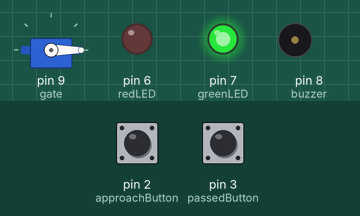
The sketch below on a simulated Arduino Uno, built with avr-gcc and run on an emulated ATmega328P. Shown: servo, output pins drawn as LEDs (lit = HIGH), buzzer (waves = sounding, pin HIGH). Inputs (shaded band) come from the test bench; at power-on: pin 2 (approachButton) HIGH, pin 3 (passedButton) HIGH.

Above: at 1.2 s.
1.3 s: pin 2 (approachButton) pulled LOW for 0.15 s
At 2.3 s:
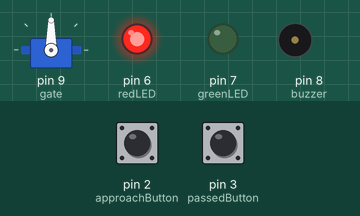
3.3 s: pin 3 (passedButton) pulled LOW for 0.15 s
At 4.5 s:
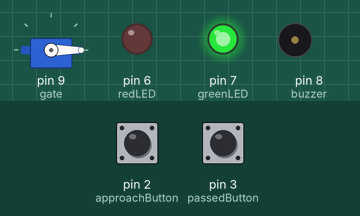
4.9 s: pin 2 (approachButton) pulled LOW for 1 s
At 5.3 s:
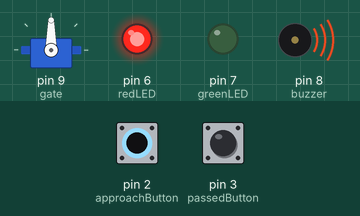
Timing chart, 0 to 7.9 s (numbered marks = the images above; inputs shaded):
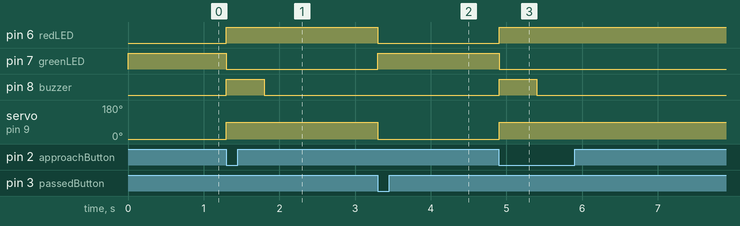

Measured:
- after the input at 1.3 s, pin 6 (redLED): LOW → HIGH at once; pin 7 (greenLED): HIGH → LOW at once; pin 8 (buzzer): LOW → HIGH at once, → LOW 0.50 s later; servo on pin 9 (gate): 0° → 90° at once
- after the input at 3.3 s, pin 6 (redLED): HIGH → LOW at once; pin 7 (greenLED): LOW → HIGH at once; servo on pin 9 (gate): 90° → 0° at once
- after the input at 4.9 s, pin 6 (redLED): LOW → HIGH at once; pin 7 (greenLED): HIGH → LOW at once; pin 8 (buzzer): LOW → HIGH at once, → LOW 0.50 s later; servo on pin 9 (gate): 0° → 90° at once

The sketch:

sketch.ino
```cpp
#include <Servo.h>

Servo gate;

const int approachButton = 2;
const int passedButton = 3;
const int redLED = 6;
const int greenLED = 7;
const int buzzer = 8;

bool gateClosed = false;

void setup() {
  pinMode(approachButton, INPUT_PULLUP);
  pinMode(passedButton, INPUT_PULLUP);

  pinMode(redLED, OUTPUT);
  pinMode(greenLED, OUTPUT);
  pinMode(buzzer, OUTPUT);

  gate.attach(9);
  gate.write(0);  // Gate open

  digitalWrite(greenLED, HIGH);
  digitalWrite(redLED, LOW);
  digitalWrite(buzzer, LOW);
}

void loop() {
  // Train approaching
  if (digitalRead(approachButton) == LOW
      && !gateClosed) {
    gateClosed = true;

    digitalWrite(greenLED, LOW);
    digitalWrite(redLED, HIGH);
    digitalWrite(buzzer, HIGH);

    gate.write(90);  // Close gate
    delay(500);
    digitalWrite(buzzer, LOW);
  }

  // Train has passed
  if (digitalRead(passedButton) == LOW
      && gateClosed) {
    gateClosed = false;

    gate.write(0);  // Open gate
    digitalWrite(redLED, LOW);
    digitalWrite(greenLED, HIGH);
    digitalWrite(buzzer, LOW);
  }

  delay(50);
}
```
